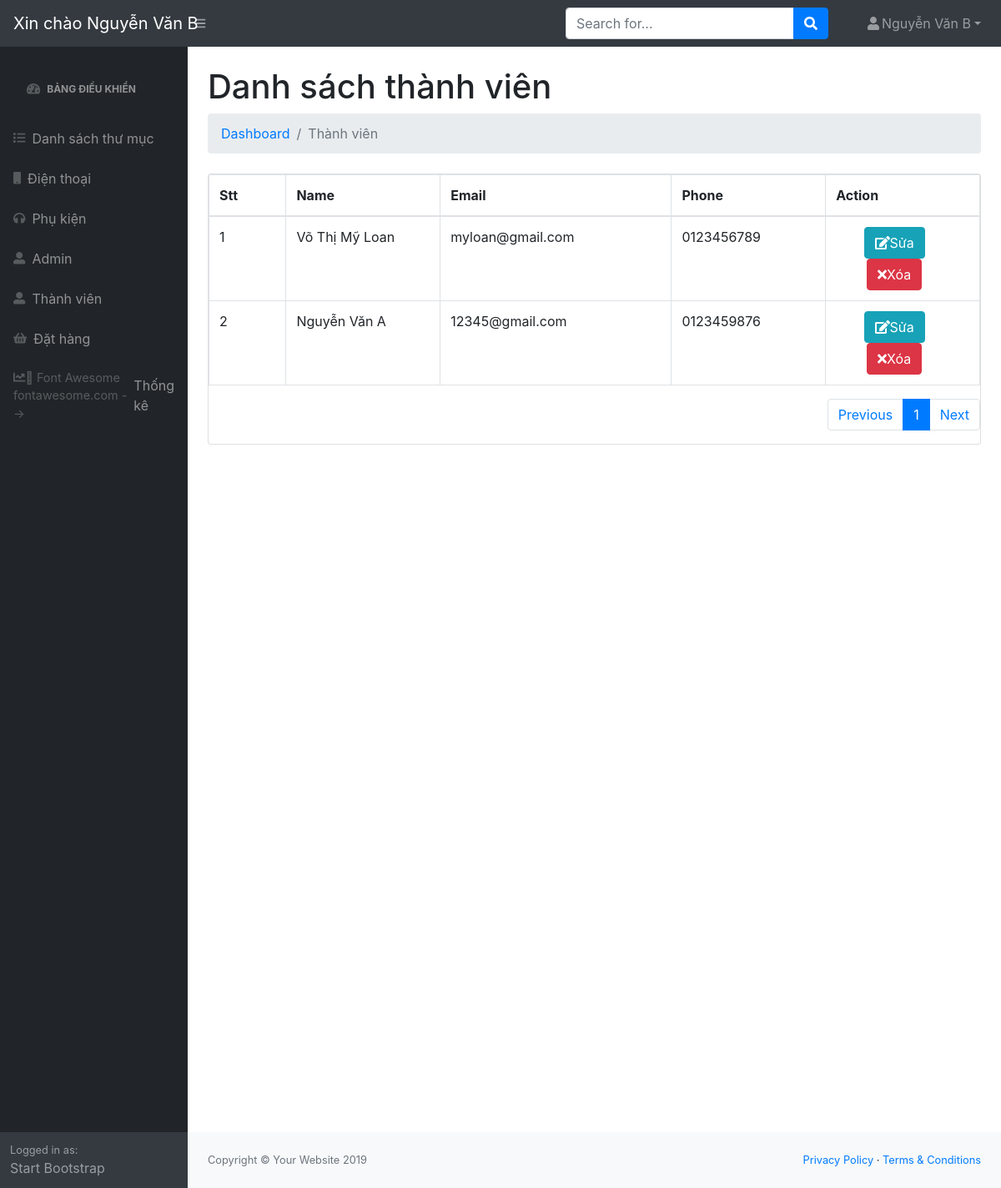
The page /admin/modules/user/index.php (signed in) on the database its author committed.
### tables this page shows
CREATE TABLE `users` (
  `id` int(11) NOT NULL,
  `name` varchar(100) DEFAULT NULL,
  `email` varchar(100) DEFAULT NULL,
  `phone` char(15) DEFAULT NULL,
  `address` varchar(100) DEFAULT NULL,
  `password` varchar(50) DEFAULT NULL,
  `avatar` varchar(100) DEFAULT NULL,
  `status` tinyint(4) DEFAULT 1,
  `created_at` timestamp NULL DEFAULT current_timestamp(),
  `update_at` timestamp NULL DEFAULT current_timestamp()
);

### libraries/Database.php (called while the page is built, shortened)
<?php
class Database{
     public $link;
     public function __construct()
     {
        $this->link = mysqli_connect("localhost","root","","webphp") or die ();
         mysqli_set_charset($this->link,"utf8");
     }
        public function countTable($table)
        {
            $sql = "SELECT id FROM  {$table}";
            $result = mysqli_query($this->link, $sql) or die("Lỗi Truy Vấn countTable----" .mysqli_error($this->link));
            $num = mysqli_num_rows($result);
            return $num;
        }
         public  function fetchJone($table,$sql ,$page = 0,$row ,$pagi = false )
        {
            $data = [];
            if ($pagi == true )
            {
                $total = $this->countTable($table);
                $sotrang = ceil($total / $row);
                $start = ($page - 1 ) * $row ;
                $sql .= " LIMIT $start,$row";
                $data = [ "page" => $sotrang];
                $result = mysqli_query($this->link,$sql) or die("Lỗi truy vấn fetchJone ---- " .mysqli_error($this->link));
            }
            else
            {
                $result = mysqli_query($this->link,$sql) or die("Lỗi truy vấn fetchJone ---- " .mysqli_error($this->link));
            }
            if( $result)
            {
                while ($num = mysqli_fetch_assoc($result))
                {
                    $data[] = $num;
                }
            }
            return $data;
        }
    }
?>

### admin/autoload/autoload.php (called while the page is built, shortened)
<?php
	require_once __DIR__. '/../../libraries/Database.php';
	$db = new Database;
 ?>

### admin/modules/user/index.php (the view, shortened to what this page needs)
<?php
    require_once __DIR__. '/../../autoload/autoload.php';
    if(isset($_GET['page']))
    {
        $p = $_GET['page'];
        if($p == 0)$p = 1;
    }
    else
    {
        $p = 1;
    }
    $sql = "SELECT users.* FROM users";
    $users = $db->fetchJone('users',$sql,$p,10,true);
    if(isset($users['page']))
    {
        $sotrang = $users['page'];
        unset($users['page']);
    }
?>
<?php require_once __DIR__. '/../../layouts/header.php'; ?>
            <div id="layoutSidenav_content">
                <main>
                    <div class="container-fluid">
                        <h1 class="mt-4">Danh sách thành viên</h1>
                        <ol class="breadcrumb mb-4">
                            <li class="breadcrumb-item"><a href="index.php">Dashboard</a></li>
                            <li class="breadcrumb-item active">Thành viên</li>
                        </ol>
                    <div class="card mb-4">
                        <table class="table table-bordered dataTable" id="dataTable" width="100%" cellspacing="0" role="grid" aria-describedby="dataTable_info" style="width: 100%;">
                            <thead>
                                <tr role="row">
                                    <th class="sorting_asc" tabindex="0" aria-controls="dataTable" rowspan="1" colspan="1" aria-sort="ascending" aria-label="Name: activate to sort column descending" style="width: 10%;">Stt</th>
                                    <th class="sorting" tabindex="0" aria-controls="dataTable" rowspan="1" colspan="1" aria-label="Position: activate to sort column ascending" style="width: 20%;">Name</th>
                                    <th class="sorting" tabindex="0" aria-controls="dataTable" rowspan="1" colspan="1" aria-label="Position: activate to sort column ascending" style="width: 30%;">Email</th>
                                    <th class="sorting" tabindex="0" aria-controls="dataTable" rowspan="1" colspan="1" aria-label="Position: activate to sort column ascending" style="width: 20%;">Phone</th>
                                    <th class="sorting" tabindex="0" aria-controls="dataTable" rowspan="1" colspan="1" aria-label="Salary: activate to sort column ascending" style="width: 20%;">Action</th>
                                </tr>
                            </thead>
                            <tbody>
                                <?php $stt = 1;foreach ($users as $item): ?>
                                <tr>
                                    <td><?php echo $stt ?></td>
                                    <td><?php echo $item['name'] ?></td>
                                    <td><?php echo $item['email'] ?></td>
                                    <td><?php echo $item['phone'] ?></td>
                                    <td class="text-center">
                                        <a class="btn btn-xs btn-info" href="edit.php?id=<?php echo $item['id'] ?>"><i class="fa fa-edit"></i>Sửa</a>
                                        <a class="btn btn-xs btn-danger" href="delete.php?id=<?php echo $item['id'] ?>"><i class="fa fa-times"></i>Xóa</a>
                                    </td>
                                </tr>
                                <?php $stt++; endforeach ?>
                            </tbody>
                        </table>
                            <nav aria-label="Page navigation">
                              <ul class="pagination pullright">
                                <li class="page-item"><a class="page-link" href="?page=<?php echo --$p ?>">Previous</a></li>
                                <?php for($i = 1;$i <= $sotrang;$i++) : ?>
                                <?php
                                if(isset($_GET['page']))
                                {
                                    $p = $_GET['page'];
                                     if($p == 0)$p=1;
                                }
                                else
                                {
                                    $p = 1;
                                }
                                 ?>
                                <li class="page-item <?php echo ($i == $p) ? 'active' : '' ?>">
                                    <a class ="page-link" href="?page= <?php echo $i ; ?>"><?php echo $i; ?></a>
                                </li>
                                <?php endfor; ?>
                                <li class="page-item"><a class="page-link" href="?page=<?php echo ++$p ?>">Next</a></li>
                              </ul>
                            </nav>
                   </div>
<?php require_once __DIR__. '/../../layouts/footer.php'; ?>

### rows shown on the page
users: name "Võ Thị Mỹ Loan", email "myloan@gmail.com", phone "0123456789"
users: name "Nguyễn Văn A", email "12345@gmail.com", phone "0123459876"

### other values the page prints
$_SESSION['admin_name'] "Nguyễn Văn B"
